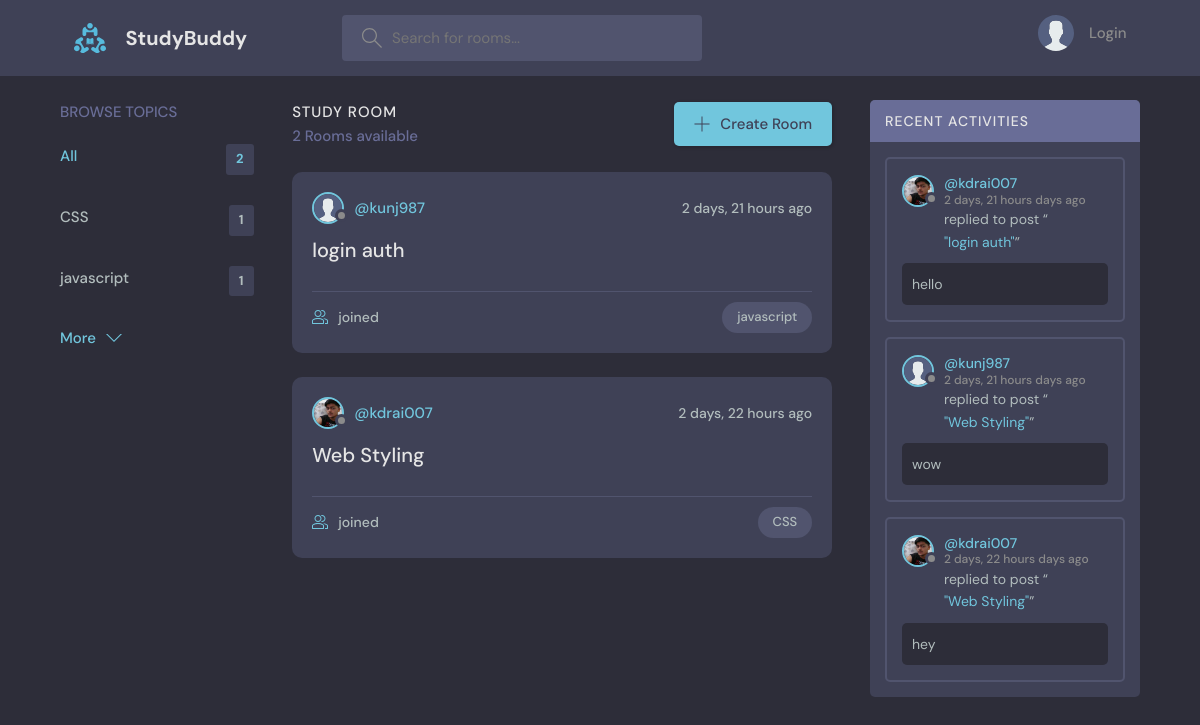
The page / on the database its author committed.
### base/models.py (models this page shows, shortened)
class Topic(models.Model):
    name = models.CharField(max_length=200)

class Room(models.Model):
    host = models.ForeignKey(User, on_delete=models.SET_NULL, null=True)
    topic = models.ForeignKey(Topic, on_delete=models.SET_NULL, null=True)
    name = models.CharField(max_length=200)
    description = models.TextField(null=True, blank=True)
    participants = models.ManyToManyField(
        User, related_name='participants', blank=True)
    updated = models.DateTimeField(auto_now=True)
    created = models.DateTimeField(auto_now_add=True)
    class Meta:
        ordering = ["-updated", "-created"]
    def __str__(self):
        return self.name

class User(AbstractUser):
    name = models.CharField(max_length=200, null=True)
    email = models.EmailField(unique=True,null=True)
    bio = models.TextField(null=True)
    avatar=models.ImageField(null=True, default="avatar.svg")
    USERNAME_FIELD = 'email'
    REQUIRED_FIELDS = []

class Message(models.Model):
    user = models.ForeignKey(User, on_delete=models.CASCADE)
    room = models.ForeignKey(Room, on_delete=models.CASCADE)
    body = models.TextField()
    updated = models.DateTimeField(auto_now=True)
    created = models.DateTimeField(auto_now_add=True)
    class Meta:
        ordering = ["-updated", "-created"]
    def __str__(self):
        return self.body[0:50]

### base/views.py (the view)
# urls.py: path("", views.home, name="home"),
def home(request):
    q = request.GET.get("q") if request.GET.get("q") != None else ""
    rooms = Room.objects.filter(
        Q(topic__name__icontains=q) | Q(
            name__icontains=q) | Q(description__icontains=q)
    )
    topics = Topic.objects.all()[0:5]
    room_count = rooms.count()
    room_messages = Message.objects.filter(Q(room__topic__name__icontains=q))
    context = {"rooms": rooms, "topics": topics,
               "room_count": room_count, 'room_messages': room_messages}
    return render(request, "base/home.html", context)

### base/templates/base/home.html (shortened to what this page needs)
{% extends 'main.html' %}
{% block content  %}
    <main class="layout layout--3">
      <div class="container">
        {% include 'base/topics_comp.html' %}
        <div class="roomList">
          <div class="roomList__header">
            <div>
              <h2>Study Room</h2>
              <p>{{room_count}} Rooms available</p>
            </div>
            <a class="btn btn--main" href="{% url 'create-room' %}">
              <svg version="1.1" xmlns="http://www.w3.org/2000/svg" width="32" height="32" viewBox="0 0 32 32">
                <title>add</title>
                <path
                  d="M16.943 0.943h-1.885v14.115h-14.115v1.885h14.115v14.115h1.885v-14.115h14.115v-1.885h-14.115v-14.115z"
                ></path>
              </svg>
              Create Room
            </a>
          </div>
         {% include 'base/feed_comp.html' %}
        </div>
        {% include 'base/activity_comp.html' %}
      </div>
    </main>
{% endblock %}

### base/templates/base/topics_comp.html
<div class="topics">
  <div class="topics__header">
    <h2>Browse Topics</h2>
  </div>
  <ul class="topics__list">
    <li>
      <a href="{% url 'home' %}" class="active">All <span>{{topics.count}}</span></a>
    </li>
    {% for topic in topics %}
    <li>
      <a href="{% url 'home' %}?q={{topic.name}}">{{topic.name}} <span>{{topic.room_set.all.count}}</span></a>
    </li>
    {% endfor %}
  </ul>
  <a class="btn btn--link" href="{% url 'topics' %}">
    More
    <svg
      version="1.1"
      xmlns="http://www.w3.org/2000/svg"
      width="32"
      height="32"
      viewBox="0 0 32 32"
    >
      <title>chevron-down</title>
      <path d="M16 21l-13-13h-3l16 16 16-16h-3l-13 13z"></path>
    </svg>
  </a>
</div>

### base/templates/base/feed_comp.html (shortened to what this page needs)
{% for room in rooms %}
<div class="roomListRoom">
  <div class="roomListRoom__header">
    <a href="{% url 'user-profile' room.host.id %}" class="roomListRoom__author">
      <div class="avatar avatar--small">
        <img src="{{room.host.avatar.url}}" />
      </div>
      <span>@{{room.host.username}}</span>
    </a>
    <div class="roomListRoom__actions">
      <span>{{room.created|timesince}} ago</span>
    </div>
  </div>
  <div class="roomListRoom__content">
    <a href="{% url 'room' room.id %}">{{room.name}}</a>
  </div>
  <div class="roomListRoom__meta">
    <a href="{% url 'room' room.id %}" class="roomListRoom__joined">
      {{room.paricipants.all.count}} joined
    </a>
    <p class="roomListRoom__topic">{{room.topic.name}}</p>
  </div>
</div>
{%endfor%}

### base/templates/base/activity_comp.html (shortened to what this page needs)
<div class="activities">
  <div class="activities__header">
    <h2>Recent Activities</h2>
  </div>
  {% for message in room_messages %}
  <div class="activities__box">
    <div class="activities__boxHeader roomListRoom__header">
      <a href="{% url 'user-profile' message.user.id %}" class="roomListRoom__author">
        <div class="avatar avatar--small">
          <img src="{{message.user.avatar.url}}" />
        </div>
        <p>
          @{{message.user.username}}
          <span>{{message.created|timesince}} days ago</span>
        </p>
      </a>
    </div>
    <div class="activities__boxContent">
      <p>replied to post “<a href="{% url 'room' message.room.id %}">"{{message.room}}"</a>”</p>
      <div class="activities__boxRoomContent">
        {{message}}
      </div>
    </div>
  </div>
  {% endfor %}
</div>

### rows shown on the page
Topic: name "CSS", room_set.all.count "1"
Topic: name "javascript", room_set.all.count "1"
Room: host.avatar (placeholder picture), host.username "kunj987", created "2 days, 21 hours", name "login auth", topic.name "javascript"
Room: host.avatar (picture), host.username "kdrai007", created "2 days, 22 hours", name "Web Styling", topic.name "CSS"
Message: user.avatar (picture), user.username "kdrai007", created "2 days, 21 hours", room "login auth", body "hello"
Message: user.avatar (placeholder picture), user.username "kunj987", created "2 days, 21 hours", room "Web Styling", body "wow"
Message: user.avatar (picture), user.username "kdrai007", created "2 days, 22 hours", room "Web Styling", body "hey"

### other values the page prints
{{ topics.count }} "2"
{{ room_count }} "2"
